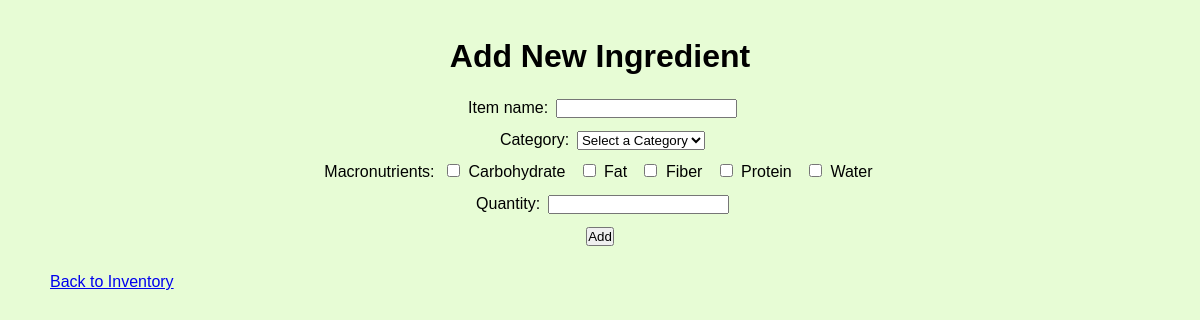
The page /add_inventory_item (signed in) on the database its author committed.
### tables this page shows
CREATE TABLE macronutrient (
    id INTEGER PRIMARY KEY,
    macro_name TEXT UNIQUE NOT NULL
);

### flaskapp.py (the view, shortened to what this page needs)
@app.route('/add_inventory_item', methods=['POST', 'GET'])
def add_inventory_item():
    if 'username' not in session:
        return redirect(url_for('login'))
    ingredient_name = request.args.get('ingredient_name', '').strip().lower()
    quantity = request.args.get('quantity', '').strip().lower()
    db = get_db()
    cur = db.cursor()
    cur.execute("SELECT id FROM user WHERE username = ?", (session['username'],))
    user = cur.fetchone()
    user_id = user["id"]
    item_form = InventoryItemForm()
    if request.method == "GET":
        item_form.item.data = ingredient_name
        item_form.quantity.data = quantity
    cur.execute("""
        SELECT category_name
        FROM category
        ORDER BY category_name;
    """)
    categories = [("", "Select a Category")] + [(row["category_name"], row["category_name"]) for row in cur.fetchall()]
    item_form.category.choices = categories
    cur.execute("SELECT id, macro_name FROM macronutrient ORDER BY macro_name;")
    macros = [(row["id"], row["macro_name"]) for row in cur.fetchall()]
    item_form.macros.choices = macros
    cur.execute("""
        SELECT ingredient.id, ingredient.ingredient_name AS ingredient, category.category_name AS category
        FROM ingredient
        JOIN category ON ingredient.category_id = category.id
        ORDER BY category.category_name;
    """)
    ingredientInventory = cur.fetchall()
    return render_template('add_inventory_item.html', ingredientInventory=ingredientInventory, item_form=item_form)

### forms.py
class InventoryItemForm(FlaskForm):
    item = StringField("Add Item", validators=[DataRequired(message="There is nothing to add!"), Length(min=2, max=50, message="Hmm, not sure if that's an item.")])
    category = SelectField("Category", choices=[("", "Select a Category")], validators=[DataRequired(message="Please select a category!")])
    macros = SelectMultipleField("Macronutrients", coerce=int, option_widget=widgets.CheckboxInput(), widget=widgets.ListWidget(prefix_label=False))
    quantity = StringField("Quantity", validators=[DataRequired(message="Enter a quantity.")])
    submit = SubmitField("Add")

### flaskapp.py (called while the page is built)
def get_db():
    db = getattr(g, '_database', None)
    if db is None:
        db = g._database = sqlite3.connect(DATABASE)
        db.row_factory = sqlite3.Row
    return db

@app.teardown_appcontext
def close_connection(exception):
    db = getattr(g, '_database', None)
    if db is not None:
        db.close()

### templates/add_inventory_item.html (shortened to what this page needs)
<!DOCTYPE html>
<html lang="en">
<head>
    <link rel="stylesheet" href="{{ url_for('static', filename='css/style.css') }}">
</head>
<body id="inventory">
    <h1>Add New Ingredient</h1>
<form id="add_inventory_item" action="{{ url_for('add_inventory_item') }}" method="POST" novalidate>
    <label for="item">Item name:</label>
    {{ item_form.item() }}
    <br>
    <label for="category">Category:</label>
    {{ item_form.category() }}
    <br>
    <label for="macros">Macronutrients:</label>
    {% for macro in item_form.macros %}
        <label class="macros">{{ macro }} {{ macro.label }}</label>
    {% endfor %}
    <br>
    <label for="category">Quantity:</label>
    {{ item_form.quantity() }}
    <br>
    {{ item_form.submit() }}
</form>
    <a href="{{ url_for('index') }}">Back to Inventory</a>
</body>
</html>

### static/css/style.css (style rules this page uses)
* { padding: 0; margin: 0; box-sizing: border-box; }
html { font-size: 100%; line-height: 1.5; font-family: 'Space Grotesk', sans-serif; background-color: #e7fcd5; }
body { display: flex; flex-direction: column; max-width: 1100px; margin: 0 auto; }
h1 { font-size: 2em; text-align: center; margin: 1em auto 0em; }
form { display: inline-block; margin-top: 1em; text-align: center; }
form label { display: inline-block; margin: 0 .2em .5em .3em; }
form .macros label { display:inline-block; margin: 0 .3em 0 0; }
form .macros input { display:inline-block; margin: 0 .3em 0 0; padding: 1em; }

### rows shown on the page
macronutrient: label "Carbohydrate"
macronutrient: label "Fat"
macronutrient: label "Fiber"
macronutrient: label "Protein"
macronutrient: label "Water"
